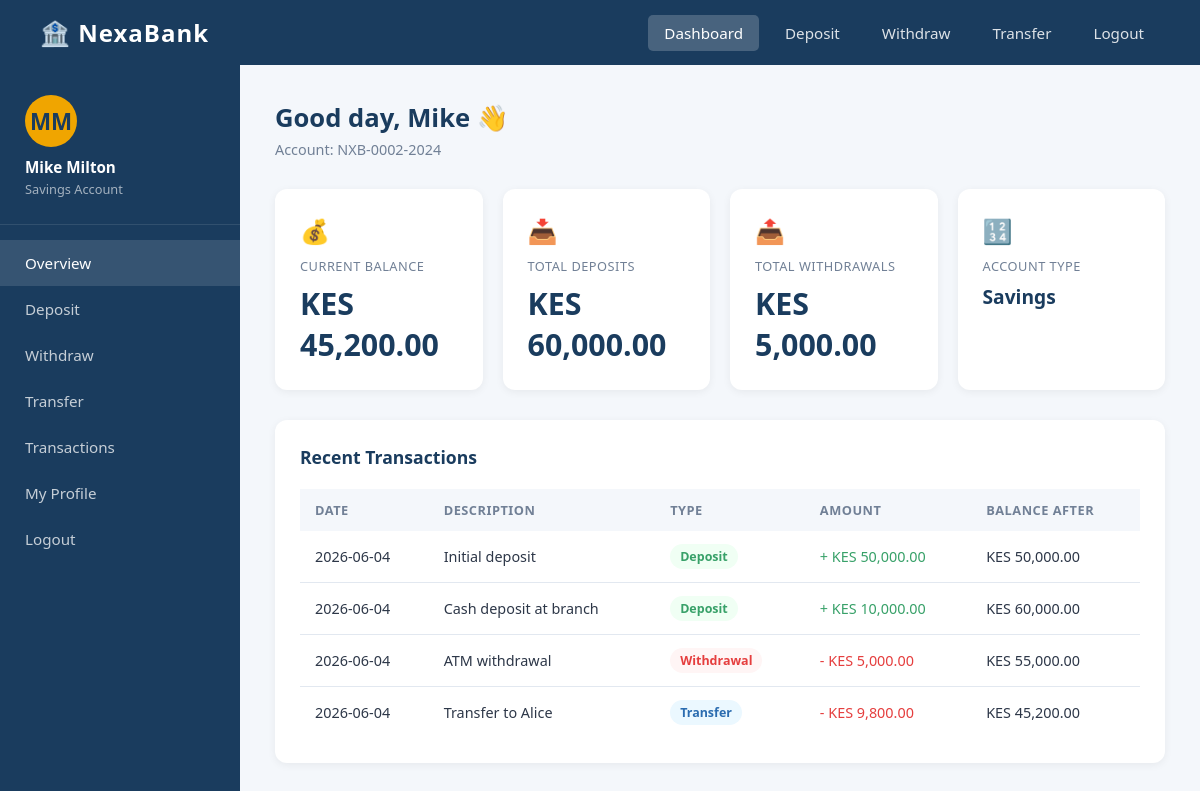
The app's page /dashboard.php (signed in) with its own data.
### tables this page shows
CREATE TABLE IF NOT EXISTS users (
    id             INT PRIMARY KEY AUTO_INCREMENT,
    first_name     VARCHAR(100)   NOT NULL,
    last_name      VARCHAR(100)   NOT NULL,
    email          VARCHAR(150)   NOT NULL UNIQUE,
    phone          VARCHAR(20),
    account_type   ENUM('savings','current','fixed') DEFAULT 'savings',
    username       VARCHAR(100)   NOT NULL UNIQUE,
    password       VARCHAR(255)   NOT NULL,
    account_number VARCHAR(30)    NOT NULL UNIQUE,
    balance        DECIMAL(15,2)  DEFAULT 0.00,
    status         ENUM('active','suspended','closed') DEFAULT 'active',
    created_at     TIMESTAMP      DEFAULT CURRENT_TIMESTAMP,
    updated_at     TIMESTAMP      DEFAULT CURRENT_TIMESTAMP ON UPDATE CURRENT_TIMESTAMP
);

CREATE TABLE IF NOT EXISTS transactions (
    id             INT PRIMARY KEY AUTO_INCREMENT,
    user_id        INT            NOT NULL,
    type           ENUM('deposit','withdrawal','transfer') NOT NULL,
    amount         DECIMAL(15,2)  NOT NULL,
    balance_after  DECIMAL(15,2)  NOT NULL,
    description    VARCHAR(255),
    reference_no   VARCHAR(50)    UNIQUE,
    status         ENUM('success','failed','pending') DEFAULT 'success',
    created_at     TIMESTAMP      DEFAULT CURRENT_TIMESTAMP,
    FOREIGN KEY (user_id) REFERENCES users(id) ON DELETE CASCADE
);

### includes/auth.php (called while the page is built, shortened)
<?php
$sessionUserId   = $_SESSION['user_id'];
$sessionFullName = $_SESSION['full_name'];
?>

### dashboard.php (the view, shortened to what this page needs)
<?php
require_once __DIR__ . '/includes/auth.php';
require_once __DIR__ . '/includes/db.php';
$query  = "SELECT balance, account_number, account_type FROM users WHERE id = ?";
$stmt   = mysqli_prepare($conn, $query);
mysqli_stmt_bind_param($stmt, "i", $sessionUserId);
mysqli_stmt_execute($stmt);
$result = mysqli_stmt_get_result($stmt);
$user   = mysqli_fetch_assoc($result);
$txQuery  = "SELECT * FROM transactions WHERE user_id = ? ORDER BY created_at DESC LIMIT 5";
$txStmt   = mysqli_prepare($conn, $txQuery);
mysqli_stmt_bind_param($txStmt, "i", $sessionUserId);
mysqli_stmt_execute($txStmt);
$txResult = mysqli_stmt_get_result($txStmt);
$nameParts = explode(" ", $sessionFullName);
$initials  = strtoupper(substr($nameParts[0], 0, 1) . (isset($nameParts[1]) ? substr($nameParts[1], 0, 1) : ""));
?>
<!DOCTYPE html>
<html lang="en">
<head>
    <link rel="stylesheet" href="css/style.css">
</head>
<body>
    <nav class="navbar">
        <div class="nav-brand">🏦 NexaBank</div>
        <ul class="nav-links">
            <li><a href="dashboard.php">Dashboard</a></li>
            <li><a href="deposit.php">Deposit</a></li>
            <li><a href="withdraw.php">Withdraw</a></li>
            <li><a href="transfer.php">Transfer</a></li>
            <li><a href="logout.php">Logout</a></li>
        </ul>
    </nav>
    <div class="dashboard-layout">
        <aside class="sidebar">
            <div class="sidebar-user">
                <div class="avatar"><?php echo $initials; ?></div>
                <p><?php echo htmlspecialchars($sessionFullName); ?></p>
                <small><?php echo ucfirst(htmlspecialchars($user['account_type'])); ?> Account</small>
            </div>
            <ul class="sidebar-nav">
                <li><a href="dashboard.php" class="active"> Overview</a></li>
                <li><a href="deposit.php"> Deposit</a></li>
                <li><a href="withdraw.php"> Withdraw</a></li>
                <li><a href="transfer.php"> Transfer</a></li>
                <li><a href="transactions.php"> Transactions</a></li>
                <li><a href="profile.php"> My Profile</a></li>
                <li><a href="logout.php"> Logout</a></li>
            </ul>
        </aside>
        <main class="main-content">
            <h1 class="page-title">Good day, <?php echo htmlspecialchars($nameParts[0]); ?> 👋</h1>
            <p class="page-subtitle">Account: <?php echo htmlspecialchars($user['account_number']); ?></p>
            <div class="stat-grid">
                <div class="stat-card">
                    <div class="stat-icon">💰</div>
                    <div class="stat-label">Current Balance</div>
                    <div class="stat-value">KES <?php echo number_format($user['balance'], 2); ?></div>
                </div>
                <div class="stat-card">
                    <div class="stat-icon">📥</div>
                    <div class="stat-label">Total Deposits</div>
                    <?php
                    $dq = mysqli_query($conn, "SELECT COALESCE(SUM(amount),0) as total FROM transactions WHERE user_id=$sessionUserId AND type='deposit'");
                    $dr = mysqli_fetch_assoc($dq);
                    ?>
                    <div class="stat-value">KES <?php echo number_format($dr['total'], 2); ?></div>
                </div>
                <div class="stat-card">
                    <div class="stat-icon">📤</div>
                    <div class="stat-label">Total Withdrawals</div>
                    <?php
                    $wq = mysqli_query($conn, "SELECT COALESCE(SUM(amount),0) as total FROM transactions WHERE user_id=$sessionUserId AND type='withdrawal'");
                    $wr = mysqli_fetch_assoc($wq);
                    ?>
                    <div class="stat-value">KES <?php echo number_format($wr['total'], 2); ?></div>
                </div>
                <div class="stat-card">
                    <div class="stat-icon">🔢</div>
                    <div class="stat-label">Account Type</div>
                    <div class="stat-value" style="font-size:1.2rem"><?php echo ucfirst($user['account_type']); ?></div>
                </div>
            </div>
            <div class="table-card">
                <h3>Recent Transactions</h3>
                <table>
                    <thead>
                        <tr>
                            <th>Date</th>
                            <th>Description</th>
                            <th>Type</th>
                            <th>Amount</th>
                            <th>Balance After</th>
                        </tr>
                    </thead>
                    <tbody>
                        <?php if (mysqli_num_rows($txResult) > 0): ?>
                            <?php while ($tx = mysqli_fetch_assoc($txResult)): ?>
                                <tr>
                                    <td><?php echo date("Y-m-d", strtotime($tx['created_at'])); ?></td>
                                    <td><?php echo htmlspecialchars($tx['description']); ?></td>
                                    <td>
                                        <span class="badge badge-<?php echo $tx['type'] === 'deposit' ? 'success' : ($tx['type'] === 'withdrawal' ? 'danger' : 'info'); ?>">
                                            <?php echo ucfirst($tx['type']); ?>
                                        </span>
                                    </td>
                                    <td style="color: <?php echo $tx['type'] === 'deposit' ? '#38a169' : '#e53e3e'; ?>">
                                        <?php echo $tx['type'] === 'deposit' ? '+' : '-'; ?> KES <?php echo number_format($tx['amount'], 2); ?>
                                    </td>
                                    <td>KES <?php echo number_format($tx['balance_after'], 2); ?></td>
                                </tr>
                            <?php endwhile; ?>
                        <?php else: ?>
                            <tr><td colspan="5" style="text-align:center;color:#718096;padding:30px;">No transactions yet</td></tr>
                        <?php endif; ?>
                    </tbody>
                </table>
            </div>
        </main>
    </div>
</body>
</html>

### css/style.css (style rules this page uses)
* { margin: 0; padding: 0; box-sizing: border-box; }
:root { --primary: #1a3c5e; --primary-light: #2563a8; --accent: #f0a500; --bg: #f4f7fb; --white: #ffffff; --text: #2d3748; --text-muted: #718096; --border: #e2e8f0; --success: #38a169; --danger: #e53e3e; }
body { font-family: 'Segoe UI', Tahoma, Geneva, Verdana, sans-serif; background-color: var(--bg); color: var(--text); }
.navbar { background: var(--primary); padding: 0 40px; display: flex; align-items: center; justify-content: space-between; height: 65px; box-shadow: 0 2px 10px rgba(0,0,0,0.15); }
.nav-brand { color: #fff; font-size: 1.5rem; font-weight: 700; letter-spacing: 1px; }
.nav-links { list-style: none; display: flex; gap: 10px; }
.nav-links a { color: rgba(255,255,255,0.85); text-decoration: none; padding: 8px 16px; border-radius: 5px; transition: background 0.2s; font-size: 0.95rem; }
.dashboard-layout { display: grid; grid-template-columns: 240px 1fr; min-height: calc(100vh - 65px); }
.sidebar { background: var(--primary); padding: 30px 0; color: #fff; }
.sidebar-user { padding: 0 25px 25px; border-bottom: 1px solid rgba(255,255,255,0.1); margin-bottom: 15px; }
.sidebar-user .avatar { width: 52px; height: 52px; border-radius: 50%; background: var(--accent); color: var(--primary); display: flex; align-items: center; justify-content: center; font-size: 1.4rem; font-weight: 700; margin-bottom: 10px; }
.sidebar-user p { font-size: 0.95rem; font-weight: 600; }
.sidebar-user small { font-size: 0.8rem; opacity: 0.6; }
.sidebar-nav { list-style: none; }
.sidebar-nav li a { display: flex; align-items: center; gap: 12px; padding: 13px 25px; color: rgba(255,255,255,0.75); text-decoration: none; font-size: 0.95rem; transition: background 0.2s; }
.sidebar-nav li a:hover, .sidebar-nav li a.active { background: rgba(255,255,255,0.12); color: #fff; }
.main-content { padding: 35px; background: var(--bg); }
.page-title { font-size: 1.6rem; color: var(--primary); margin-bottom: 5px; }
.page-subtitle { color: var(--text-muted); font-size: 0.9rem; margin-bottom: 30px; }
.stat-grid { display: grid; grid-template-columns: repeat(auto-fit, minmax(200px, 1fr)); gap: 20px; margin-bottom: 30px; }
.stat-card { background: var(--white); border-radius: 12px; padding: 25px; box-shadow: 0 2px 8px rgba(0,0,0,0.06); }
.stat-card .stat-label { font-size: 0.8rem; color: var(--text-muted); text-transform: uppercase; letter-spacing: 0.5px; margin-bottom: 8px; }
.stat-card .stat-value { font-size: 1.9rem; font-weight: 700; color: var(--primary); }
.stat-card .stat-icon { font-size: 1.5rem; margin-bottom: 10px; }
.table-card { background: var(--white); border-radius: 12px; padding: 25px; box-shadow: 0 2px 8px rgba(0,0,0,0.06); overflow-x: auto; }
.table-card h3 { color: var(--primary); margin-bottom: 20px; font-size: 1.1rem; }
table { width: 100%; border-collapse: collapse; font-size: 0.9rem; }
th { text-align: left; padding: 12px 15px; background: var(--bg); color: var(--text-muted); font-size: 0.8rem; text-transform: uppercase; letter-spacing: 0.5px; }
td { padding: 13px 15px; border-bottom: 1px solid var(--border); color: var(--text); }
tr:last-child td { border-bottom: none; }
.badge { display: inline-block; padding: 4px 10px; border-radius: 20px; font-size: 0.78rem; font-weight: 600; }
.badge-success { background: #f0fff4; color: var(--success); }
.badge-danger { background: #fff5f5; color: var(--danger); }
.badge-info { background: #ebf8ff; color: #2b6cb0; }

### records on screen
users: account_type "Savings", account_number "NXB-0002-2024", balance "45,200.00"
transactions: created_at "2026-06-04", description "Initial deposit", type "Deposit", amount "50,000.00", balance_after "50,000.00"
transactions: created_at "2026-06-04", description "Cash deposit at branch", type "Deposit", amount "10,000.00", balance_after "60,000.00"
transactions: created_at "2026-06-04", description "ATM withdrawal", type "Withdrawal", amount "5,000.00", balance_after "55,000.00"
transactions: created_at "2026-06-04", description "Transfer to Alice", type "Transfer", amount "9,800.00", balance_after "45,200.00"

### other values on screen
$initials "MM"
$sessionFullName "Mike Milton"
$nameParts[0] "Mike"
$dr['total'] "60,000.00"
$wr['total'] "5,000.00"
